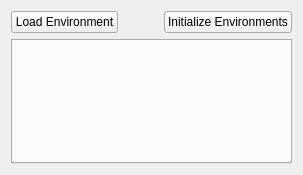
      <widget class="QWidget" name="environment_definition_tab">
       <attribute name="title">
        <string>Environment Definition</string>
       </attribute>
       <layout class="QVBoxLayout" name="verticalLayout_4">
        <item>
         <layout class="QHBoxLayout" name="initialize_environments_layout">
          <property name="bottomMargin">
           <number>0</number>
          </property>
          <item>
           <widget class="QPushButton" name="load_environment_button">
            <property name="text">
             <string>Load Environment</string>
            </property>
           </widget>
          </item>
          <item>
           <spacer name="initialize_environments_spacer">
            <property name="orientation">
             <enum>Qt::Horizontal</enum>
            </property>
            <property name="sizeHint" stdset="0">
             <size>
              <width>40</width>
              <height>20</height>
             </size>
            </property>
           </spacer>
          </item>
          <item>
           <widget class="QPushButton" name="initialize_environments_button">
            <property name="text">
             <string>Initialize Environments</string>
            </property>
           </widget>
          </item>
         </layout>
        </item>
        <item>
         <widget class="QTabWidget" name="environment_definition_environment_tabs">
          <property name="tabPosition">
           <enum>QTabWidget::West</enum>
          </property>
          <property name="tabShape">
           <enum>QTabWidget::Rounded</enum>
          </property>
          <property name="currentIndex">
           <number>-1</number>
          </property>
          <property name="elideMode">
           <enum>Qt::ElideNone</enum>
          </property>
         </widget>
        </item>
       </layout>
      </widget>
